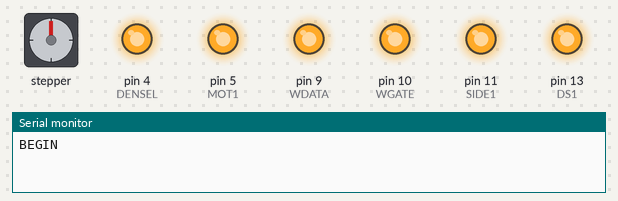
A sketch run on a simulated Arduino Uno, built with avr-gcc and run on an emulated ATmega328P. Shown: stepper motor, output pins drawn as LEDs (lit = HIGH), the last lines printed to the serial monitor. Wiring (inferred from the names in the program): stepper motor driver (200 steps per turn assumed): step pin 8; direction pin 6. Pins used as bus, display or sensor lines are not drawn.

Above: at 0.1 s.
At 1.4 s:
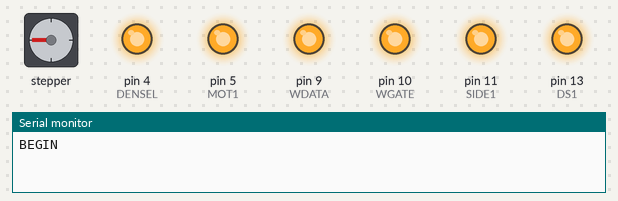
At 2.9 s:
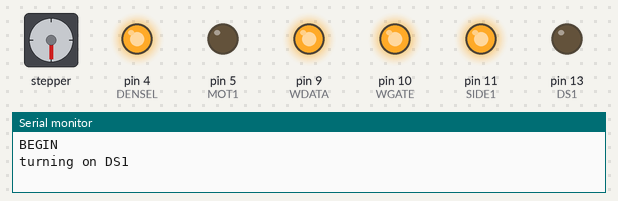
At 3.8 s:
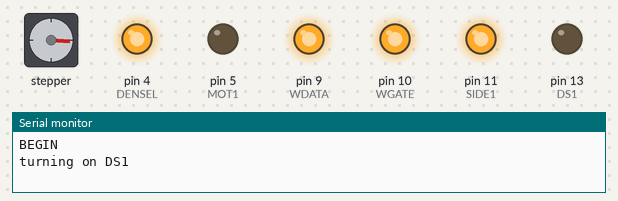
At 4.7 s:
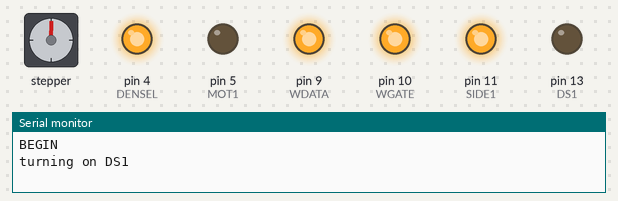
At 6.7 s:
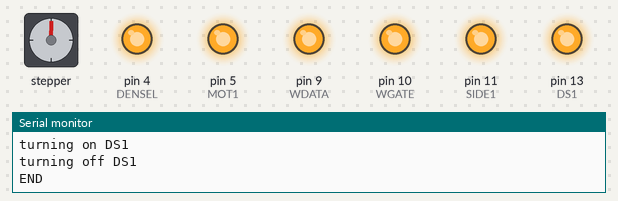
Timing chart, 0 to 8.2 s (numbered marks = the images above):
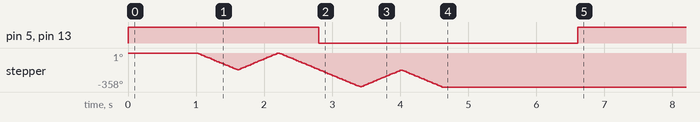

The sketch:

floppy_read.ino
```cpp
#define DENSEL   4  //   FDC  2
#define IDX      0  // DRIVE  8
#define DS1     13  //   FDC 14
#define MOT1     5  //   FDC 10
#define DIR      6  //   FDC 18
#define STEP     8  //   FDC 20
#define WDATA    9  //   FDC 22
#define WGATE   10  //   FDC 24
#define TRK0     1  // DRIVE 26
#define WPT      2  // DRIVE 28
#define RDATA    3  // DRIVE 30
#define SIDE1   11  //   FDC 32
#define DSKCHG   7  // DRIVE 34

#define PULSETIME 6

void setup() {
  //Set the input pins for input, turn on the pullup
  pinMode(IDX, INPUT_PULLUP);
  pinMode(TRK0, INPUT_PULLUP);
  pinMode(WPT, INPUT_PULLUP);
  pinMode(RDATA, INPUT_PULLUP);
  pinMode(DSKCHG, INPUT_PULLUP);

  //Set all the output pins as output
  pinMode(DENSEL, OUTPUT);
  pinMode(DS1, OUTPUT);
  pinMode(MOT1, OUTPUT);
  pinMode(DIR, OUTPUT);
  pinMode(STEP, OUTPUT);
  pinMode(WDATA, OUTPUT);
  pinMode(WGATE, OUTPUT);
  pinMode(SIDE1, OUTPUT);

  //All signals are inverse, set outputs high (inactive)
  digitalWrite(DENSEL, HIGH);
  digitalWrite(DS1, HIGH);
  digitalWrite(MOT1, HIGH);
  digitalWrite(DIR, HIGH);
  digitalWrite(STEP, HIGH);
  digitalWrite(WDATA, HIGH);
  digitalWrite(WGATE, HIGH);
  digitalWrite(SIDE1, HIGH);

  Serial.begin(115200);
  while(!Serial){
  // wait for serial
  }
  Serial.println("BEGIN\n");
  delay(1000);
  stepAllTheWayIn();
  stepAllTheWayOut();
  stepAllTheWayIn();
  test_fdd();
  Serial.println("\nEND");

}

//step the read/write head all the way to the outside
void stepAllTheWayOut() {
  for(int i=0;i<100;i++) {
//    printState("Stepping Out");
    stepOutALittle();
  }
}

//step the read/write head all the way to the center
void stepAllTheWayIn() {
  for(int i=0;i<100;i++) {
    //printState("Stepping In");
    stepInALittle();
  }
}

//move the head towards the outside a little
void stepOutALittle() {
  digitalWrite(DIR,HIGH);
  stepPulse();
}

//move the head towards the center a little
void stepInALittle() {
  digitalWrite(DIR,LOW);
  stepPulse();
}

//pulse the step pin
void stepPulse() {
  digitalWrite(STEP,LOW);
  delay(PULSETIME);
  digitalWrite(STEP,HIGH);
}

void test_fdd(){
  Serial.println("turning on DS1");
  digitalWrite(DS1, LOW);
  digitalWrite(MOT1, LOW);

  stepAllTheWayIn();
  stepAllTheWayOut();
  stepAllTheWayIn();

  delay(2000);
  digitalWrite(MOT1, HIGH);
  digitalWrite(DS1, HIGH);
  Serial.println("turning off DS1");
}


void loop(){

}
```
